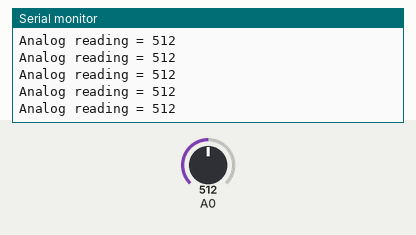
Recording of a sketch running on a simulated Arduino Uno, built with avr-gcc and run on an emulated ATmega328P. Parts: the last lines printed to the serial monitor. Inputs (shaded band) come from the test bench; at power-on: A0 = 512.

Above: at 1.2 s.
1.3 s: A0 set to 716
At 1.31 s:
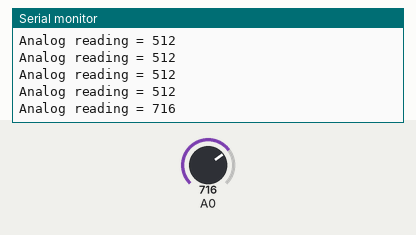
2.8 s: A0 set to 900
At 2.82 s:
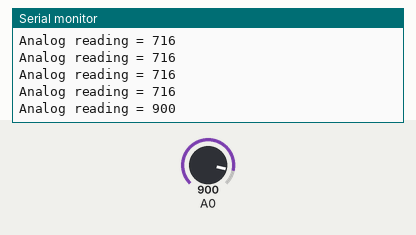
Timing chart, 0 to 5.8 s (numbered marks = the images above; inputs shaded):
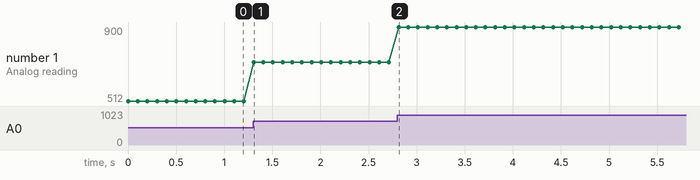

The sketch:

test_flexiforce.ino
```cpp
int fsrReading;


void setup(){
   Serial.begin(9600);
}
void loop(){
   fsrReading = analogRead(A0);
   Serial.print("Analog reading = ");
   Serial.println(fsrReading);
   delay(100);
}
```

Measured:
- after the input at 1.3 s, the serial monitor: prints a new line at once (image 1)
- after the input at 2.8 s, the serial monitor: prints a new line at once (image 2)
- plotted number 1: 512 → 716 after the input at 1.3 s, 716 → 900 after the input at 2.8 s
